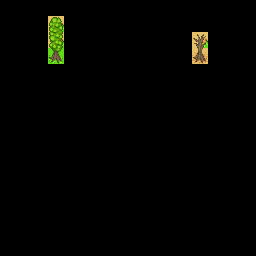

This is a level from a 2D game, rendered from its Tiled map with the project's own tilesets. A one-line summary and the complete map file follow:
An orthogonal 16x16 tile map with 16x16 px tiles, 4 tile layers (regions_input, regions_output, input_Background, output_Foreground).

<map version="1.0" tiledversion="1.0.3" orientation="orthogonal" renderorder="right-down" width="16" height="16" tilewidth="16" tileheight="16" nextobjectid="1">
 <tileset firstgid="1" source="tileset.tsx" />
 <layer name="regions_input" width="16" height="16">
  <data encoding="csv">
0,0,0,0,0,0,0,0,0,0,0,0,0,0,0,0,
0,0,0,0,0,0,0,0,0,0,0,0,0,0,0,0,
0,0,0,0,0,0,0,0,0,0,0,0,0,0,0,0,
0,0,0,1,0,0,0,0,0,0,0,0,1,0,0,0,
0,0,0,0,0,0,0,0,0,0,0,0,0,0,0,0,
0,0,0,0,0,0,0,0,0,0,0,0,0,0,0,0,
0,0,0,0,0,0,0,0,0,0,0,0,0,0,0,0,
0,0,0,0,0,0,0,0,0,0,0,0,0,0,0,0,
0,0,0,0,0,0,0,0,0,0,0,0,0,0,0,0,
0,0,0,0,0,0,0,0,0,0,0,0,0,0,0,0,
0,0,0,0,0,0,0,0,0,0,0,0,0,0,0,0,
0,0,0,0,0,0,0,0,0,0,0,0,0,0,0,0,
0,0,0,0,0,0,0,0,0,0,0,0,0,0,0,0,
0,0,0,0,0,0,0,0,0,0,0,0,0,0,0,0,
0,0,0,0,0,0,0,0,0,0,0,0,0,0,0,0,
0,0,0,0,0,0,0,0,0,0,0,0,0,0,0,0
</data>
 </layer>
 <layer name="regions_output" width="16" height="16">
  <data encoding="csv">
0,0,0,0,0,0,0,0,0,0,0,0,0,0,0,0,
0,0,0,1,0,0,0,0,0,0,0,0,0,0,0,0,
0,0,0,1,0,0,0,0,0,0,0,0,1,0,0,0,
0,0,0,1,0,0,0,0,0,0,0,0,1,0,0,0,
0,0,0,0,0,0,0,0,0,0,0,0,0,0,0,0,
0,0,0,0,0,0,0,0,0,0,0,0,0,0,0,0,
0,0,0,0,0,0,0,0,0,0,0,0,0,0,0,0,
0,0,0,0,0,0,0,0,0,0,0,0,0,0,0,0,
0,0,0,0,0,0,0,0,0,0,0,0,0,0,0,0,
0,0,0,0,0,0,0,0,0,0,0,0,0,0,0,0,
0,0,0,0,0,0,0,0,0,0,0,0,0,0,0,0,
0,0,0,0,0,0,0,0,0,0,0,0,0,0,0,0,
0,0,0,0,0,0,0,0,0,0,0,0,0,0,0,0,
0,0,0,0,0,0,0,0,0,0,0,0,0,0,0,0,
0,0,0,0,0,0,0,0,0,0,0,0,0,0,0,0,
0,0,0,0,0,0,0,0,0,0,0,0,0,0,0,0
</data>
 </layer>
 <layer name="input_Background" width="16" height="16">
  <data encoding="csv">
0,0,0,0,0,0,0,0,0,0,0,0,0,0,0,0,
0,0,0,0,0,0,0,0,0,0,0,0,0,0,0,0,
0,0,0,0,0,0,0,0,0,0,0,0,0,0,0,0,
0,0,0,35,0,0,0,0,0,0,0,0,22,0,0,0,
0,0,0,0,0,0,0,0,0,0,0,0,0,0,0,0,
0,0,0,0,0,0,0,0,0,0,0,0,0,0,0,0,
0,0,0,0,0,0,0,0,0,0,0,0,0,0,0,0,
0,0,0,0,0,0,0,0,0,0,0,0,0,0,0,0,
0,0,0,0,0,0,0,0,0,0,0,0,0,0,0,0,
0,0,0,0,0,0,0,0,0,0,0,0,0,0,0,0,
0,0,0,0,0,0,0,0,0,0,0,0,0,0,0,0,
0,0,0,0,0,0,0,0,0,0,0,0,0,0,0,0,
0,0,0,0,0,0,0,0,0,0,0,0,0,0,0,0,
0,0,0,0,0,0,0,0,0,0,0,0,0,0,0,0,
0,0,0,0,0,0,0,0,0,0,0,0,0,0,0,0,
0,0,0,0,0,0,0,0,0,0,0,0,0,0,0,0
</data>
 </layer>
 <layer name="output_Foreground" width="16" height="16">
  <data encoding="csv">
0,0,0,0,0,0,0,0,0,0,0,0,0,0,0,0,
0,0,0,11,0,0,0,0,0,0,0,0,0,0,0,0,
0,0,0,23,0,0,0,0,0,0,0,0,10,0,0,0,
0,0,0,12,0,0,0,0,0,0,0,0,24,0,0,0,
0,0,0,0,0,0,0,0,0,0,0,0,0,0,0,0,
0,0,0,0,0,0,0,0,0,0,0,0,0,0,0,0,
0,0,0,0,0,0,0,0,0,0,0,0,0,0,0,0,
0,0,0,0,0,0,0,0,0,0,0,0,0,0,0,0,
0,0,0,0,0,0,0,0,0,0,0,0,0,0,0,0,
0,0,0,0,0,0,0,0,0,0,0,0,0,0,0,0,
0,0,0,0,0,0,0,0,0,0,0,0,0,0,0,0,
0,0,0,0,0,0,0,0,0,0,0,0,0,0,0,0,
0,0,0,0,0,0,0,0,0,0,0,0,0,0,0,0,
0,0,0,0,0,0,0,0,0,0,0,0,0,0,0,0,
0,0,0,0,0,0,0,0,0,0,0,0,0,0,0,0,
0,0,0,0,0,0,0,0,0,0,0,0,0,0,0,0
</data>
 </layer>
</map>
